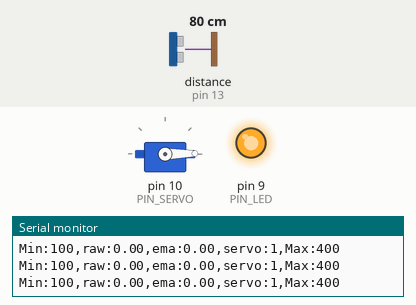
The sketch below on a simulated Arduino Uno, built with avr-gcc and run on an emulated ATmega328P. Parts: servo, output pins drawn as LEDs (lit = HIGH), the last lines printed to the serial monitor. Wiring (inferred from the names in the program): ultrasonic range finder: trigger pin 12; echo pin 13. Dashed ring = blinking. The inputs (shaded band) are chosen by the test bench; at power-on: distance to the obstacle (sensor on pin 13) 80 cm. The echo pulse lasts 58.3 µs per cm; pins used as bus, display or sensor lines are not drawn.

Above: at 1.2 s.
1.3 s: distance to the obstacle (sensor on pin 13) set to 18 cm
At 1.5 s:
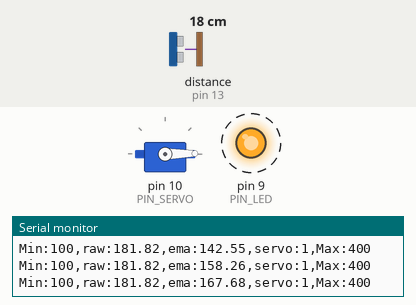
2.9 s: distance to the obstacle (sensor on pin 13) set to 35 cm
At 3.7 s:
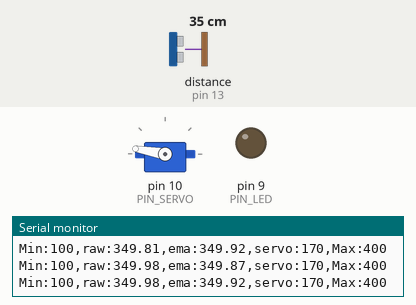
4.8 s: distance to the obstacle (sensor on pin 13) set to 2 cm
At 5.3 s:
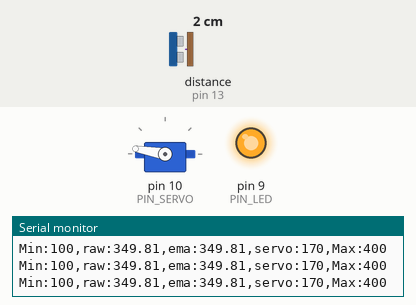
Timing chart, 0 to 7.8 s (numbered marks = the images above; inputs shaded):
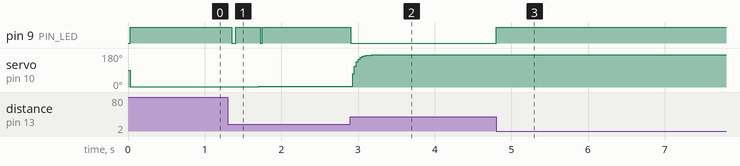

Measured:
- after the input at 1.3 s, pin 9 (PIN_LED): alternates HIGH for 0.32 s and LOW for 0.04 s, 4 changes in all, then stays HIGH, starting after 0.05 s; servo on pin 10 (PIN_SERVO): 1° → 2° after 0.30 s, → 3° 0.10 s later
- after the input at 4.8 s, pin 9 (PIN_LED): LOW → HIGH at once

The sketch:

11_survoAssignment_20212997.ino
```cpp
#include <Servo.h>

// Arduino pin assignment
#define PIN_LED 9
#define PIN_SERVO 10
#define PIN_TRIG 12
#define PIN_ECHO 13

// configurable parameters
#define SND_VEL 346.0 // sound velocity at 24 celsius degree (unit: m/s)
#define INTERVAL 25 // sampling interval (unit: ms)
#define _DIST_MIN 180 // minimum distance to be measured (unit: mm)
#define _DIST_MAX 360 // maximum distance to be measured (unit: mm)
#define _DIST_ALPHA 0.4 // EMA weight (range: 0 to 1)

#define _DUTY_MIN 553 // servo full clockwise position (0 degree)
#define _DUTY_NEU 1476 // servo neutral position (90 degree)
#define _DUTY_MAX 2399 // servo full counterclockwise position (180 degree)

// global variables
float timeout; // unit: us
float dist_min, dist_max, dist_raw, dist_prev, dist_ema; // unit: mm
float alpha; // added alpha
unsigned long last_sampling_time; // unit: ms
float scale; // used for pulse duration to distance conversion
Servo myservo;

void setup() {
// initialize GPIO pins
  pinMode(PIN_LED,OUTPUT);
  pinMode(PIN_TRIG,OUTPUT);
  digitalWrite(PIN_TRIG, LOW);
  pinMode(PIN_ECHO,INPUT);

  myservo.attach(PIN_SERVO);
  myservo.writeMicroseconds(_DUTY_NEU);

// initialize USS related variables
  dist_min = _DIST_MIN;
  dist_max = _DIST_MAX;
  alpha=_DIST_ALPHA;
  timeout = (INTERVAL / 2) * 1000.0; // precalculate pulseIn() timeout value. (unit: us)
  dist_raw = dist_prev = 0.0; // raw distance output from USS (unit: mm)
  scale = 0.001 * 0.5 * SND_VEL;

// initialize serial port
  Serial.begin(57600);

// initialize last sampling time
  last_sampling_time = 0;
}

void loop() {
// wait until next sampling time.
// millis() returns the number of milliseconds since the program started. Will overflow after 50 days.
  if(millis() < last_sampling_time + INTERVAL) return;

// get a distance reading from the USS
  dist_raw = USS_measure(PIN_TRIG,PIN_ECHO);

// output the read value to the serial port
  Serial.print("Min:100,raw:");
  Serial.print(dist_raw);
  Serial.print(",ema:");
  Serial.print(dist_ema);
  Serial.print(",servo:");
  Serial.print(myservo.read());
  Serial.println(",Max:400");

// adjust servo position according to the USS read value

  // add your code here!

  if(dist_ema <= 180.0) {
     myservo.writeMicroseconds(_DUTY_MIN);
  }
  else if(dist_ema < 360.0){
     myservo.writeMicroseconds(((dist_ema-180)/180)*1846+553); // range based servo control
  }
  else {
    myservo.writeMicroseconds(_DUTY_MAX);
  }

// update last sampling time

  last_sampling_time += INTERVAL;
  dist_ema=(alpha*dist_raw)+((1-alpha)*dist_ema); // EMA calculation
}

// get a distance reading from USS. return value is in millimeter.
float USS_measure(int TRIG, int ECHO)
{
  float reading;
  digitalWrite(TRIG, HIGH);
  delayMicroseconds(10);
  digitalWrite(TRIG, LOW);

  reading = pulseIn(ECHO, HIGH, timeout) * scale; // unit: mm
  if(reading < dist_min || reading > dist_max){
    reading = 0.0; // return 0 when out of range.
    analogWrite(PIN_LED, 255); //LED OFF when out of range.
  }
  else analogWrite(PIN_LED, 0); //LED ON when readable.

  if(reading == 0.0) reading = dist_prev;
  else dist_prev = reading;

  return reading;
}
```
